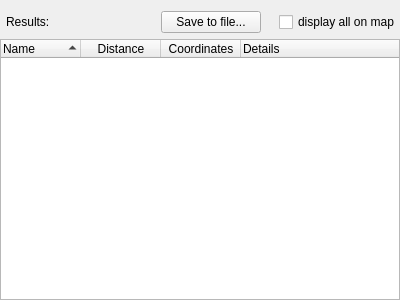
<?xml version="1.0" encoding="UTF-8"?>
<ui version="4.0">
 <class>SearchResultWidget</class>
 <widget class="QWidget" name="SearchResultWidget">
  <property name="geometry">
   <rect>
    <x>0</x>
    <y>0</y>
    <width>400</width>
    <height>300</height>
   </rect>
  </property>
  <layout class="QVBoxLayout" name="verticalLayout">
   <property name="leftMargin">
    <number>0</number>
   </property>
   <property name="rightMargin">
    <number>0</number>
   </property>
   <property name="bottomMargin">
    <number>0</number>
   </property>
   <item>
    <layout class="QHBoxLayout" name="horizontalLayout">
     <property name="spacing">
      <number>18</number>
     </property>
     <property name="leftMargin">
      <number>6</number>
     </property>
     <property name="rightMargin">
      <number>0</number>
     </property>
     <item>
      <widget class="QLabel" name="lbl_location">
       <property name="sizePolicy">
        <sizepolicy hsizetype="MinimumExpanding" vsizetype="Preferred">
         <horstretch>0</horstretch>
         <verstretch>0</verstretch>
        </sizepolicy>
       </property>
       <property name="text">
        <string>Results:</string>
       </property>
      </widget>
     </item>
     <item>
      <widget class="QPushButton" name="saveSearchResults">
       <property name="minimumSize">
        <size>
         <width>100</width>
         <height>0</height>
        </size>
       </property>
       <property name="text">
        <string>Save to file...</string>
       </property>
      </widget>
     </item>
     <item>
      <widget class="QCheckBox" name="check_display_all">
       <property name="text">
        <string>display all on map</string>
       </property>
      </widget>
     </item>
    </layout>
   </item>
   <item>
    <widget class="QTreeWidget" name="treeWidget">
     <property name="rootIsDecorated">
      <bool>false</bool>
     </property>
     <property name="sortingEnabled">
      <bool>true</bool>
     </property>
     <attribute name="headerDefaultSectionSize">
      <number>80</number>
     </attribute>
     <column>
      <property name="text">
       <string>Name</string>
      </property>
     </column>
     <column>
      <property name="text">
       <string>Distance</string>
      </property>
      <property name="textAlignment">
       <set>AlignCenter</set>
      </property>
     </column>
     <column>
      <property name="text">
       <string>Coordinates</string>
      </property>
      <property name="textAlignment">
       <set>AlignCenter</set>
      </property>
     </column>
     <column>
      <property name="text">
       <string>Details</string>
      </property>
     </column>
    </widget>
   </item>
  </layout>
 </widget>
 <resources/>
 <connections/>
</ui>
